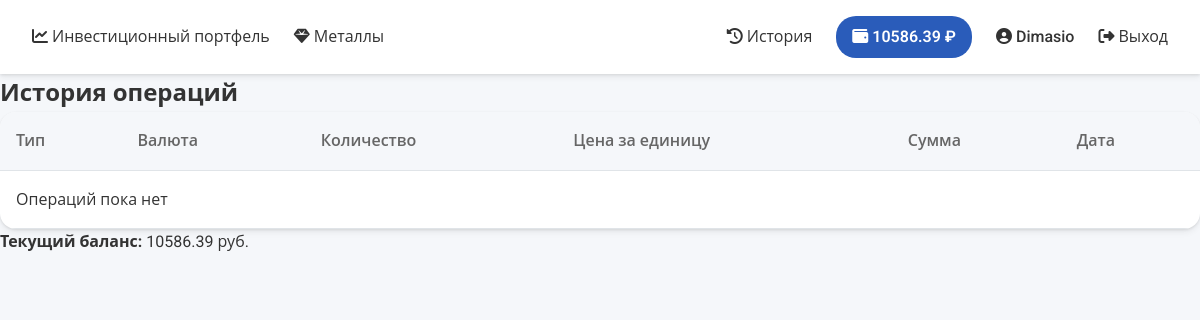
The page /history (signed in) on the database as committed earlier.
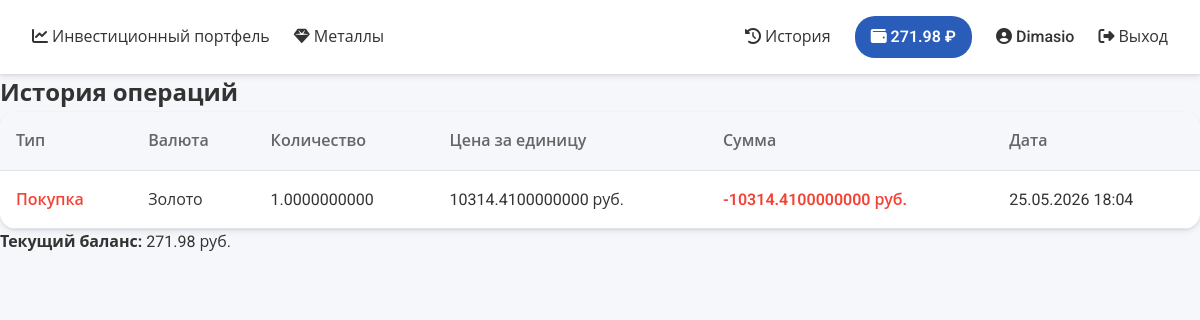
The same page on the database as committed later.
### MainApp/models.py (models this page shows)
class Profile(models.Model):
    user = models.OneToOneField(User, on_delete=models.CASCADE)
    balance = models.DecimalField(max_digits=10, decimal_places=2, default=0.00)

class Transaction(models.Model):
    TRANSACTION_TYPES = [
        ('buy', 'Покупка'),
        ('sell', 'Продажа'),
    ]
    user = models.ForeignKey(settings.AUTH_USER_MODEL, models.CASCADE)
    moneyid = models.CharField(max_length=100)
    money = models.CharField(max_length=200)
    count = models.DecimalField(max_digits=20, decimal_places=10, validators=[validators.MinValueValidator(0.01)], default=1)
    price = models.DecimalField(max_digits=30, decimal_places=10)
    endprice = models.DecimalField(max_digits=30, decimal_places=10)
    transaction_type = models.CharField(max_length=4, choices=TRANSACTION_TYPES)
    created_at = models.DateTimeField(auto_now_add=True)

### MainApp/modules/profile.py (the view)
# urls.py: path('history', profile.History, name='history'),
@login_required(login_url="login/")
def History(request):
    transactions = Transaction.objects.filter(user=request.user).order_by('-created_at')
    profile, _ = Profile.objects.get_or_create(user=request.user)
    return render(request, 'htmls/history.html', {
        'hist': transactions,
        'balance': profile.balance
    })

### MainApp/templates/htmls/history.html
{% extends 'htmls/main.html' %}
{% block content %}
<h2>История операций</h2>
<table class="table">
    <thead>
        <tr>
            <th>Тип</th>
            <th>Валюта</th>
            <th>Количество</th>
            <th>Цена за единицу</th>
            <th>Сумма</th>
            <th>Дата</th>
        </tr>
    </thead>
    <tbody>
        {% for item in hist %}
        <tr>
            <td>
                {% if item.transaction_type == 'buy' %}
                    <span class="text-danger">Покупка</span>
                {% else %}
                    <span class="text-success">Продажа</span>
                {% endif %}
            </td>
            <td>{{ item.money }}</td>
            <td>{{ item.count }}</td>
            <td>{{ item.price }} руб.</td>
            <td>
                {% if item.transaction_type == 'buy' %}
                    <span class="text-danger">-{{ item.endprice }} руб.</span>
                {% else %}
                    <span class="text-success">+{{ item.endprice }} руб.</span>
                {% endif %}
            </td>
            <td>{{ item.created_at|date:"d.m.Y H:i" }}</td>
        </tr>
        {% empty %}
        <tr><td colspan="6">Операций пока нет</td></tr>
        {% endfor %}
    </tbody>
</table>
<p><strong>Текущий баланс:</strong> {{ balance }} руб.</p>
{% endblock %}

### MainApp/templates/htmls/main.html (shortened to what this page needs)
<!DOCTYPE html>
<html lang="ru">
<head>
    {% load static %}
    <link rel="stylesheet" href="{% static 'css/main.css' %}">
    <link rel="stylesheet" href="https://cdnjs.cloudflare.com/ajax/libs/font-awesome/6.4.0/css/all.min.css">
</head>
<header>
    <div>
        <a href="{% url 'home' %}"><i class="fas fa-chart-line"></i> Инвестиционный портфель</a>
        <a href="{% url 'metals' %}"><i class="fas fa-gem"></i> Металлы</a>
    </div>
    <div>
        <a href="{% url 'history' %}"><i class="fas fa-history"></i> История</a>
        {% if user.is_authenticated %}
        <a href="{% url 'balance' %}"><i class="fas fa-wallet"></i> {{ balance|floatformat:2 }} ₽</a>
        <a href="{% url 'profile' %}"><i class="fas fa-user-circle"></i> {{ user.username }}</a>
        <a href="{% url 'logout' %}"><i class="fas fa-sign-out-alt"></i> Выход</a>
        {% else %}
        <a href="{% url 'signup' %}"><i class="fas fa-user-plus"></i> Регистрация</a>
        <a href="{% url 'login' %}"><i class="fas fa-sign-in-alt"></i> Вход</a>
        {% endif %}
    </div>
</header>
<body>
    <main>
        {% block content %}{% endblock %}
    </main>
</body>
</html>

Rows that differ between the two databases and show on the page:
changed Profile: balance "10586.39" → "271.98"
added Transaction: transaction_type "Покупка", money "Золото", count "1.0000000000", price "10314.4100000000", endprice "10314.4100000000", created_at "25.05.2026 18:04"
Other text that changed with them:
text no longer shown: "Операций пока нет"
